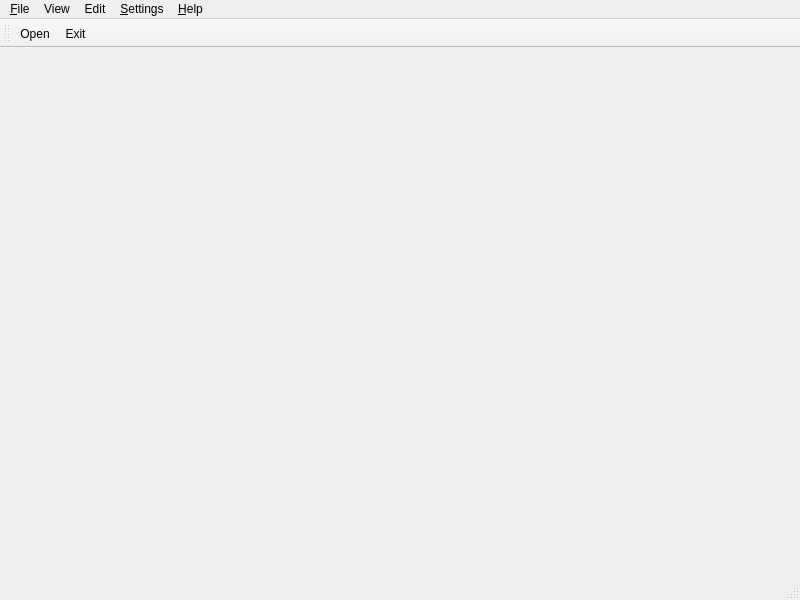
<?xml version="1.0" encoding="UTF-8"?>
<ui version="4.0">
 <class>MainWindow</class>
 <widget class="QMainWindow" name="MainWindow">
  <property name="geometry">
   <rect>
    <x>0</x>
    <y>0</y>
    <width>800</width>
    <height>600</height>
   </rect>
  </property>
  <property name="windowTitle">
   <string>MainWindow</string>
  </property>
  <widget class="QWidget" name="centralwidget"/>
  <widget class="QMenuBar" name="menubar">
   <property name="geometry">
    <rect>
     <x>0</x>
     <y>0</y>
     <width>800</width>
     <height>23</height>
    </rect>
   </property>
   <widget class="QMenu" name="menuFile">
    <property name="title">
     <string>&amp;File</string>
    </property>
    <addaction name="actionOpen"/>
    <addaction name="actionPrint"/>
    <addaction name="actionSVG"/>
    <addaction name="actionExit"/>
   </widget>
   <widget class="QMenu" name="menuAbout">
    <property name="title">
     <string>&amp;Help</string>
    </property>
    <addaction name="actionAbout"/>
    <addaction name="actionAboutQt"/>
   </widget>
   <widget class="QMenu" name="menuSettings">
    <property name="title">
     <string>&amp;Settings</string>
    </property>
    <addaction name="actionConfigure"/>
    <addaction name="actionDirectories"/>
    <addaction name="actionFonts"/>
    <addaction name="separator"/>
   </widget>
   <widget class="QMenu" name="menuView">
    <property name="title">
     <string>View</string>
    </property>
    <addaction name="actionOptions"/>
    <addaction name="separator"/>
    <addaction name="actionReset"/>
    <addaction name="actionZoon_in"/>
    <addaction name="actionZoom_out"/>
   </widget>
   <widget class="QMenu" name="menuEdit">
    <property name="title">
     <string>Edit</string>
    </property>
    <addaction name="actionSolar"/>
    <addaction name="actionload_overlay"/>
    <addaction name="actionsave_overlay"/>
   </widget>
   <addaction name="menuFile"/>
   <addaction name="menuView"/>
   <addaction name="menuEdit"/>
   <addaction name="menuSettings"/>
   <addaction name="menuAbout"/>
  </widget>
  <widget class="QStatusBar" name="statusbar"/>
  <widget class="QToolBar" name="toolBar">
   <property name="windowTitle">
    <string>toolBar</string>
   </property>
   <attribute name="toolBarArea">
    <enum>TopToolBarArea</enum>
   </attribute>
   <attribute name="toolBarBreak">
    <bool>false</bool>
   </attribute>
   <addaction name="actionOpen"/>
   <addaction name="actionExit"/>
  </widget>
  <action name="actionOpen">
   <property name="icon">
    <iconset>
     <normalon>:/icon/document-open.svg</normalon>
    </iconset>
   </property>
   <property name="text">
    <string>&amp;Open</string>
   </property>
   <property name="shortcut">
    <string>Ctrl+O</string>
   </property>
  </action>
  <action name="actionExit">
   <property name="icon">
    <iconset>
     <normalon>:/icon/application-exit.svg</normalon>
    </iconset>
   </property>
   <property name="text">
    <string>E&amp;xit</string>
   </property>
   <property name="toolTip">
    <string>Exit</string>
   </property>
   <property name="shortcut">
    <string>Ctrl+X</string>
   </property>
  </action>
  <action name="actionAboutQt">
   <property name="text">
    <string>About Qt</string>
   </property>
  </action>
  <action name="actionConfigure">
   <property name="icon">
    <iconset resource="res.qrc">
     <normaloff>:/icon/configure.svg</normaloff>:/icon/configure.svg</iconset>
   </property>
   <property name="text">
    <string>Profile</string>
   </property>
  </action>
  <action name="actionOptions">
   <property name="text">
    <string>Layer</string>
   </property>
  </action>
  <action name="actionReset">
   <property name="text">
    <string>Reset</string>
   </property>
  </action>
  <action name="actionZoon_in">
   <property name="text">
    <string>Zoon in</string>
   </property>
   <property name="shortcut">
    <string>Ctrl++</string>
   </property>
  </action>
  <action name="actionZoom_out">
   <property name="text">
    <string>Zoom out</string>
   </property>
   <property name="shortcut">
    <string>Ctrl+-</string>
   </property>
  </action>
  <action name="actionDirectories">
   <property name="icon">
    <iconset resource="res.qrc">
     <normaloff>:/icon/configure.svg</normaloff>:/icon/configure.svg</iconset>
   </property>
   <property name="text">
    <string>Directories</string>
   </property>
  </action>
  <action name="actionPrint">
   <property name="icon">
    <iconset resource="res.qrc">
     <normaloff>:/icon/document-print.svg</normaloff>:/icon/document-print.svg</iconset>
   </property>
   <property name="text">
    <string>Print</string>
   </property>
   <property name="shortcut">
    <string>Ctrl+P</string>
   </property>
   <property name="visible">
    <bool>true</bool>
   </property>
  </action>
  <action name="actionFonts">
   <property name="text">
    <string>Fonts</string>
   </property>
  </action>
  <action name="actionSVG">
   <property name="enabled">
    <bool>false</bool>
   </property>
   <property name="text">
    <string>SVG</string>
   </property>
   <property name="visible">
    <bool>false</bool>
   </property>
  </action>
  <action name="actionAbout">
   <property name="text">
    <string>About</string>
   </property>
  </action>
  <action name="actionOpen_2">
   <property name="text">
    <string>&amp;Open</string>
   </property>
   <property name="shortcut">
    <string>Ctrl+O</string>
   </property>
  </action>
  <action name="actionSolar">
   <property name="checkable">
    <bool>true</bool>
   </property>
   <property name="text">
    <string>Solar</string>
   </property>
  </action>
  <action name="actionload_overlay">
   <property name="text">
    <string>Load overlay</string>
   </property>
  </action>
  <action name="actionsave_overlay">
   <property name="text">
    <string>Save overlay</string>
   </property>
  </action>
 </widget>
 <resources>
  <include location="res.qrc"/>
 </resources>
 <connections/>
</ui>
